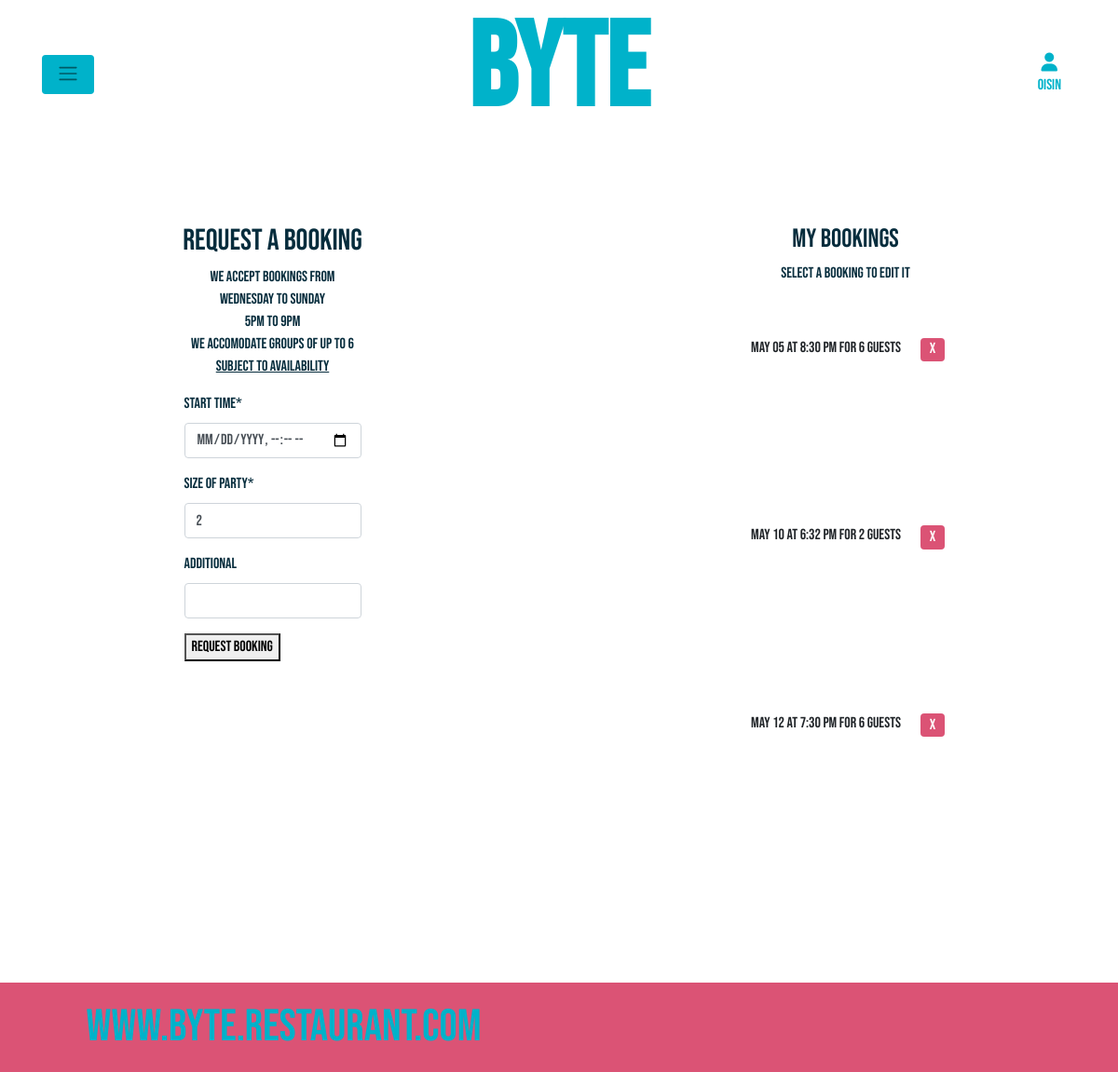
Screenshot of /bookings/bookings/ (signed in) with the database file from the repository.
### bookings/models.py (models this page shows, shortened)
class Booking(models.Model):
    table = models.ForeignKey(Table, on_delete=models.CASCADE, null=True)
    start_time = models.DateTimeField()
    end_time = models.DateTimeField(null=True)
    user = models.ForeignKey(User, on_delete=models.CASCADE)
    size_of_party = models.IntegerField()
    additional = models.CharField(max_length=200, blank=True, null=True)
    email = models.EmailField(null=True)
    booking_id = models.CharField(max_length=10, null=True)
    """Returns the reader friendly version of the booking"""

### bookings/views.py (the view)
# urls.py: path('bookings/', views.bookings, name='bookings'),
def bookings(request, booking_id=None):
    successful_bookings = []
    """Initialises the booking variable to none, looks for new id"""
    booking = None
    if booking_id:
        booking = get_object_or_404(Booking, id=booking_id)
    """Code triggeered by form submission.
        Saves instance of the form as the booking variable,
        takes in the current user."""
    if request.method == 'POST':
        form = BookingForm(request, request.POST, instance=booking)
        if form.is_valid():
            booking = form.save(commit=False)
            booking.user = request.user
            """Validate start time and add error if fails"""
            start_time = form.cleaned_data['start_time']
            if start_time < timezone.now():
                form.add_error('start_time',
                               "Whoops! You're already late"
                               " for dinner. "
                               "Choose a day that hasn't happened yet."
                               )
            """Generates end time from start time for use by availabilities
                model to create a time slot"""
            end_time = start_time + timedelta(minutes=105)
            size_of_party = form.cleaned_data['size_of_party']
            """Order tables by size so that the smallest suitable
                table possible is selected first"""
            tables = Table.objects.filter(size__gte=size_of_party) \
                .order_by('size')
            """Checks if booking request clashes with existing booking slot"""
            for table in tables:
                table_availabilities = TableAvailability.objects.filter(
                    table=table,
                    start_time__lt=end_time,
                    end_time__gt=start_time,
                )
                """If not then saves the bookings and
                    creates and saved a slot"""
                if not table_availabilities:
                    booking.table = table
                    booking.end_time = end_time
                    booking.save()
                    successful_bookings.append(booking)
                    booking_instance = Booking.objects.get(id=booking.id)
                    table_availability = TableAvailability(
                        table=table,
                        start_time=start_time,
                        end_time=end_time,
                        booking_id=booking
                    )
                    table_availability.save()
                    messages.success(request, 'Your booking has been made.')
                    return redirect('bookings')
                    """Else error handling"""
            form.add_error('size_of_party', 'No table is available'
                           ' for the requested'
                           ' time and party size.'
                           ' Please select a new time.')
        else:
            """Error handling if form invalid"""
            form.add_error(None, 'There was an error with your booking.')
    else:
        form = BookingForm(request, instance=booking)
    """Creates list of bookings not older than current date for
        logged in user"""
    current_bookings = Booking.objects.filter(
        Q(start_time__gte=timezone.now()) | Q(
            user_id=request.user.id)).order_by('start_time')
    """Context list to call on these variables from the template"""
    context = {
        'form': form,
        'current_bookings': current_bookings,
        'successful_bookings': successful_bookings,
        'edit_booking': booking,
    }
    return render(request, 'bookings/bookings.html', context)

### bookings/templates/bookings/bookings.html (shortened to what this page needs)
{% extends "base.html" %}
{% load crispy_forms_tags %}
{% block content %}
<div class="row">
  <div class="booking-form col-md-6">
    <h2>Request a Booking</h2>
    {% if user.is_authenticated %}
    <p class="text-center">
      We accept bookings from  <br>
      Wednesday to Sunday<br>
      5pm to 9pm<br>
      We accomodate groups of up to 6<br>
      <u>Subject to Availability</u>
    </p>
    <form method="POST" id="booking-form">
      {{ form|crispy }}
      <button type="submit">Request Booking</button>
    </form>
    {% else %}
    <div>
      <p>Please
        <a href="{% url 'account_signup' %}" class="my-0 account-logo"> sign in </a>
        to make a booking</p>
    </div>
    {% endif %}
  </div>
  {% if user.is_authenticated %}
  <div class="booking-list booking-form col-md-6">
    <h3>My Bookings</h3>
    <p>Select a booking to edit it</p>
    {% for booking in current_bookings %}
      <div class="row">
        <a href="{% url 'edit_booking' booking_id=booking.id %}" class="btn">
          {{ booking.start_time|date:"M d" }} at
          {{ booking.start_time|time:"g:i A" }} for
          {{ booking.size_of_party }}
          {% if booking.size_of_party == 1 %} guest{% else %} guests{% endif %}
        </a>
        <a href="{% url 'delete_booking' booking_id=booking.id %}" class="btn delete-button">
          X
        </a>
      </div>
    {% empty %}
      <p>You haven't made any bookings yet.</p>
    {% endfor %}
  </div>
  {% endif %}
</div>
{% endblock %}

### templates/base.html (shortened to what this page needs)
{% load static %}
{% load crispy_forms_tags %}
<!doctype html>
<html lang="en">
  <head>
    {% block corecss %}
    <link rel="stylesheet" href="https://cdn.jsdelivr.net/npm/bootstrap@4.6.2/dist/css/bootstrap.min.css">
    <link rel="stylesheet" href="{% static 'css/base.css' %}">
    <link rel="stylesheet" href="https://res.cloudinary.com/dwhennrjl/raw/upload/v1686606725/static/css/base.9ab2b4e84077.css">
    {% endblock %}
</head>
<body>
    <header>
      <div class="header container d-flex justify-content-around align-items-center">
        <nav class="navbar navbar-expand-md navbar-light bg-light rounded" id="burger-icon">
          <div class="collapse navbar-collapse" id="burger-icon">
            <ul class="navbar-nav">
              <li class="nav-item dropdown">
                <a class="navbar-toggler-icon nav-link burger" href="#" id="navbarDropdownMenuLink" data-toggle="dropdown" aria-haspopup="true" aria-expanded="false">
                </a>
              </li>
            </ul>
          </div>
        </nav>
        <a href="{% url 'home' %}" class="nav-link main-logo-link mx-auto">
          <h1 class="byte">
            BYTE
          </h1>
        </a>
        <ul class="list-inline list-unstyled text-center text-lg-right my-0">
          <li class="list-inline-item dropdown">
              <a class="account-logo nav-link" href="#" id="user-options" data-toggle="dropdown" aria-haspopup="true" aria-expanded="false">
                <div class="text-center">
                    <div><i class="fas fa-user fa-lg"></i></div>
                    {% if request.user.is_authenticated %}
                    <p class="my-0">{{ user.username }}</p>
                    {% else %}
                    <p class="my-0">My Account</p>
                    {% endif %}
                </div>
              </a>
          </li>
        </ul>
      </div>
    </header>
    <div class="messages-spacing-ghost">
    </div>
    {% block content %}
    {% endblock %}
    <footer>
      <div class="footer container d-flex justify-content-around align-items-center">
        <div>
          <a href="{% url 'home' %}" class="footer-logo">www.BYTE.Restaurant.com</a>
        </div>
        <div>
          <a href="https://www.facebook.com" rel="noopener" aria-label="Facebook" target="_blank">
          <i class="fab fa-facebook-square ms-3 foot-icon"></i>
          </a>
        </div>
        <div>
          <a href="https://www.instagram.com" rel="noopener" aria-label="Instagram" target="_blank">
          <i class="fab fa-instagram-square ms-3 foot-icon"></i>
          </a>
        </div>
        <div>
          <a href="https://www.twitter.com" rel="noopener" aria-label="Twitter" target="_blank">
          <i class="fab fa-twitter-square ms-3 foot-icon"></i>
          </a>
        </div>
      </div>
    </footer>
  </body>
</html>

### static/css/base.css (style rules this page uses)
html { font-size: 16px; color:rgb(16, 111, 151) !important; }
body { font-family: 'Bebas Neue'; background: url('https://res.cloudinary.com/dwhennrjl/image/upload/v1686605231/static/media/background.jpg') no-repeat center center fixed; background-size: cover; background-position: center; overflow-x: hidden; color:rgb(16, 111, 151) !important; }
.row { margin-bottom: 20vh; }
.header { height: 20vh; color: rgb(0, 178, 202); }
.footer { height: 12vh; background-color: rgb(219, 83, 117); position: fixed; left: 0; bottom: 0; width: 100%; margin-top: 5vh; max-width: 100vw; }
.footer div { font-size: 3rem; }
.footer-logo { color:rgb(0, 178, 202); }
.account-logo { color: rgb(0, 178, 202); height: 4rem; }
#burger-icon { background-color: rgb(0, 178, 202) !important; color:rgb(0, 178, 202) !important; }
.burger { color:rgb(219, 83, 117) !important; }
.byte { font-weight: 900; font-size: 8rem; color: rgb(0, 178, 202); }
.messages-spacing-ghost { height: 6vh; }
.menu p, .book p, .contact p, .menu2 p, .book2 p, .contact2 p, .foot-icon, .footer-logo:hover { background: url('https://res.cloudinary.com/dwhennrjl/image/upload/v1686605231/static/media/background.jpg') no-repeat center center fixed; background-size: cover; -webkit-background-clip: text; -webkit-text-fill-color: transparent; }
.allauth-form, .booking-form { display: flex; flex-direction: column; justify-content: center; align-items: center; background-color: rgb(255, 255, 255, 0.8); color:rgb(7, 45, 61); padding: 2rem; }
.booking-form { justify-content:flex-start; }
.delete-button { background-color:rgb(219, 83, 117) !important; color:white; margin: .5rem; max-width: 1.6rem; max-height: 1.6rem; display:flex; align-items: center; justify-content: center; }

### rows the page displays
Booking: start_time "May 05", start_time "8:30 PM", size_of_party "6", shows "guests"
Booking: start_time "May 10", start_time "6:32 PM", size_of_party "2", shows "guests"
Booking: start_time "May 12", start_time "7:30 PM", size_of_party "6", shows "guests"

### other values shown
{{ user.username }} "Oisin"
